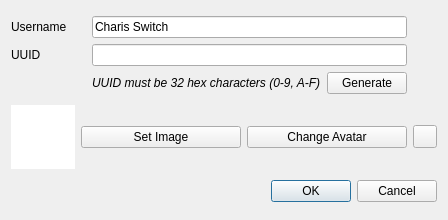
<?xml version="1.0" encoding="UTF-8"?>
<ui version="4.0">
 <class>NewUserDialog</class>
 <widget class="QDialog" name="NewUserDialog">
  <property name="geometry">
   <rect>
    <x>0</x>
    <y>0</y>
    <width>448</width>
    <height>220</height>
   </rect>
  </property>
  <property name="windowTitle">
   <string>New User</string>
  </property>
  <layout class="QGridLayout" name="gridLayout_2">
   <item row="2" column="1" colspan="3">
    <widget class="QDialogButtonBox" name="buttonBox">
     <property name="orientation">
      <enum>Qt::Orientation::Horizontal</enum>
     </property>
     <property name="standardButtons">
      <set>QDialogButtonBox::StandardButton::Cancel|QDialogButtonBox::StandardButton::Ok</set>
     </property>
    </widget>
   </item>
   <item row="1" column="2">
    <widget class="QPushButton" name="setAvatar">
     <property name="text">
      <string>Change Avatar</string>
     </property>
    </widget>
   </item>
   <item row="1" column="1">
    <widget class="QPushButton" name="selectImage">
     <property name="text">
      <string>Set Image</string>
     </property>
    </widget>
   </item>
   <item row="1" column="3">
    <widget class="QToolButton" name="revert">
     <property name="text">
      <string/>
     </property>
    </widget>
   </item>
   <item row="0" column="0" colspan="4">
    <layout class="QGridLayout" name="gridLayout">
     <item row="1" column="0">
      <widget class="QLabel" name="label">
       <property name="text">
        <string>UUID</string>
       </property>
      </widget>
     </item>
     <item row="0" column="1" colspan="2">
      <widget class="QLineEdit" name="username">
       <property name="text">
        <string>Charis Switch</string>
       </property>
      </widget>
     </item>
     <item row="1" column="1" colspan="2">
      <widget class="QLineEdit" name="uuid"/>
     </item>
     <item row="0" column="0">
      <widget class="QLabel" name="label_2">
       <property name="text">
        <string>Username</string>
       </property>
      </widget>
     </item>
     <item row="2" column="1">
      <widget class="QLabel" name="label_3">
       <property name="font">
        <font>
         <italic>true</italic>
        </font>
       </property>
       <property name="text">
        <string>UUID must be 32 hex characters (0-9, A-F)</string>
       </property>
      </widget>
     </item>
     <item row="2" column="2">
      <widget class="QPushButton" name="generate">
       <property name="text">
        <string>Generate</string>
       </property>
      </widget>
     </item>
     <item row="1" column="3">
      <widget class="QLabel" name="uuidVerified">
       <property name="sizePolicy">
        <sizepolicy hsizetype="Fixed" vsizetype="Preferred">
         <horstretch>0</horstretch>
         <verstretch>0</verstretch>
        </sizepolicy>
       </property>
       <property name="minimumSize">
        <size>
         <width>24</width>
         <height>0</height>
        </size>
       </property>
      </widget>
     </item>
     <item row="0" column="3">
      <widget class="QLabel" name="usernameVerified">
       <property name="text">
        <string/>
       </property>
      </widget>
     </item>
    </layout>
   </item>
   <item row="1" column="0">
    <widget class="QGraphicsView" name="image">
     <property name="sizePolicy">
      <sizepolicy hsizetype="Expanding" vsizetype="Expanding">
       <horstretch>0</horstretch>
       <verstretch>0</verstretch>
      </sizepolicy>
     </property>
     <property name="minimumSize">
      <size>
       <width>64</width>
       <height>64</height>
      </size>
     </property>
     <property name="maximumSize">
      <size>
       <width>64</width>
       <height>64</height>
      </size>
     </property>
     <property name="frameShape">
      <enum>QFrame::Shape::NoFrame</enum>
     </property>
     <property name="frameShadow">
      <enum>QFrame::Shadow::Plain</enum>
     </property>
     <property name="verticalScrollBarPolicy">
      <enum>Qt::ScrollBarPolicy::ScrollBarAlwaysOff</enum>
     </property>
     <property name="horizontalScrollBarPolicy">
      <enum>Qt::ScrollBarPolicy::ScrollBarAlwaysOff</enum>
     </property>
     <property name="interactive">
      <bool>false</bool>
     </property>
    </widget>
   </item>
  </layout>
 </widget>
 <resources/>
 <connections>
  <connection>
   <sender>buttonBox</sender>
   <signal>accepted()</signal>
   <receiver>NewUserDialog</receiver>
   <slot>accept()</slot>
   <hints>
    <hint type="sourcelabel">
     <x>248</x>
     <y>254</y>
    </hint>
    <hint type="destinationlabel">
     <x>157</x>
     <y>274</y>
    </hint>
   </hints>
  </connection>
  <connection>
   <sender>buttonBox</sender>
   <signal>rejected()</signal>
   <receiver>NewUserDialog</receiver>
   <slot>reject()</slot>
   <hints>
    <hint type="sourcelabel">
     <x>316</x>
     <y>260</y>
    </hint>
    <hint type="destinationlabel">
     <x>286</x>
     <y>274</y>
    </hint>
   </hints>
  </connection>
 </connections>
</ui>
